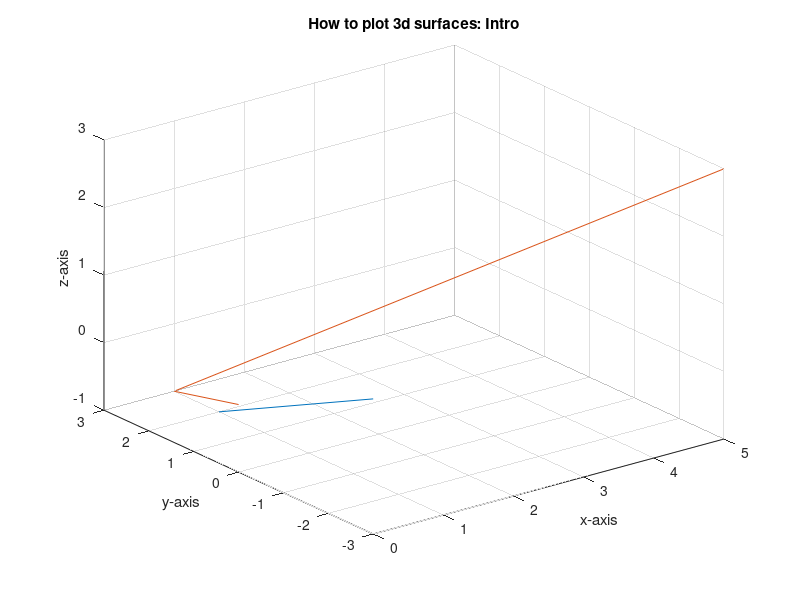
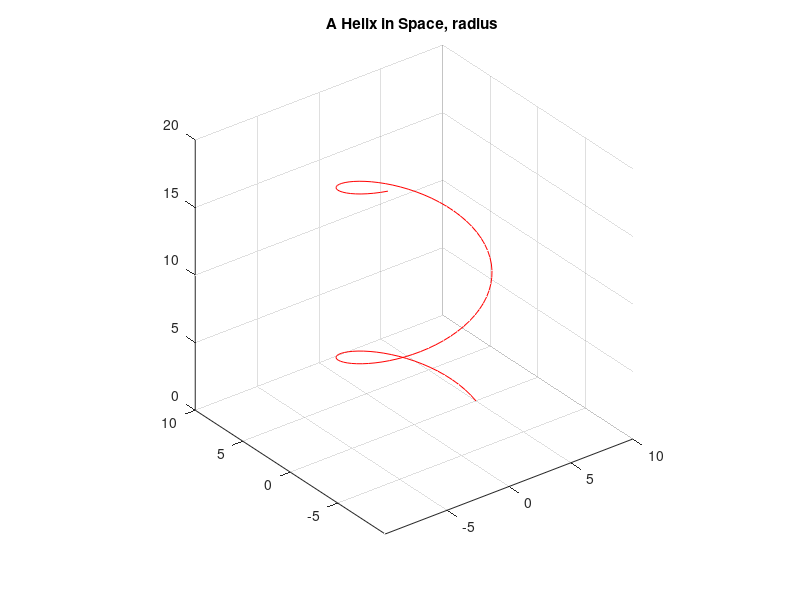
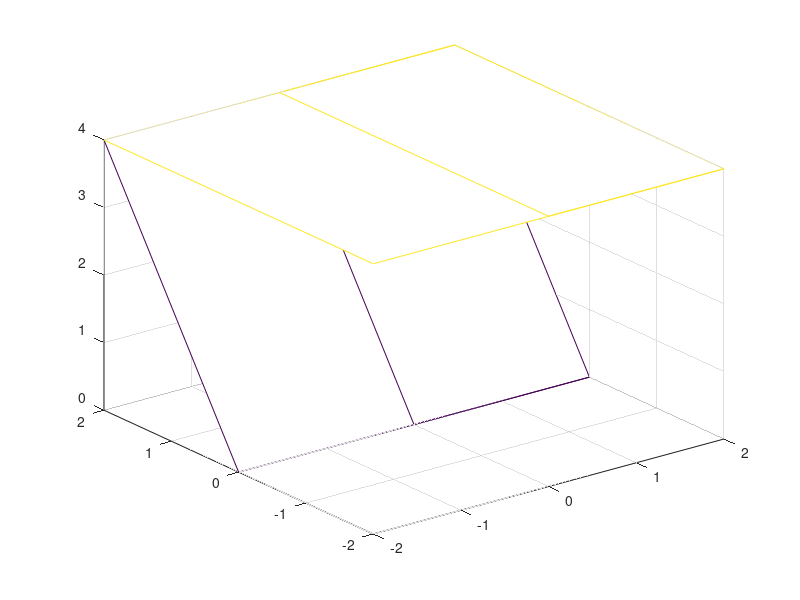
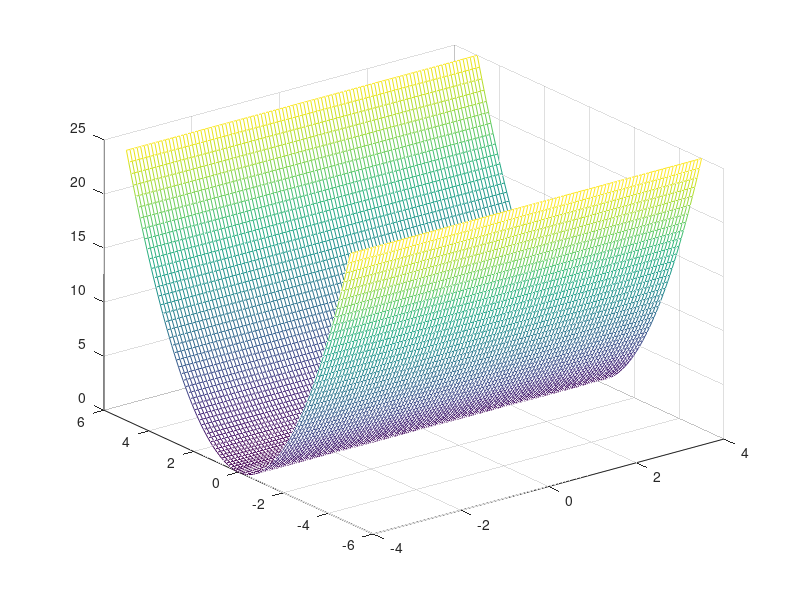

Write the MATLAB code that produced these figures, in order.
% Author: Wikus Jansen van Rensburg
% Last Modified: March 8, 2021
% Description: This program is used to practise
% plotting three dimensional surface in Matlab. 
% This was written during my undergraduate studies in the same
% term that I finished multivariable calculus.

clear 
clc
close all

% Review 2d plots.
% All that this does is plot the points (2,3) and (3,5) and connect
% them with a line.
% x = [2 3]; % This is a vector with x component 2, y component 3.
% y = [3 5];
% figure
% plot(x,y)


% =============================================================
% 3D-LINES.
% =============================================================
% Example 1: Now we plot 2 points in space.
% Similarly, in 3d- we can do the same. But now we are in space R3,
% so we specify points with 3-components.
% We define two points (0,-3,1) and (1,2,-1) and draw a line between them.
x0 = [0 1];   % From x = 0, to x = 1
y0 = [-3 2];  % From y = -3, to y = 2
z0 = [1 -1];  % From z = 1, to z = -1.
% We create a seperate figure.
figure
plot3(x0,y0,z0)
hold on             % I want to plot example 2 on this figure as well.
grid on

title('How to plot 3d surfaces: Intro')
xlabel('x-axis')
ylabel('y-axis')
zlabel('z-axis')
% Studying 3d-plots.

% Example 2: Now we create a line that will go through 3 points.
% Notice that the line starts at the origin.
x1 = [0 1 5];
y1 = [0 3 -3];
z1 = [0 -1 3];

plot3(x1,y1,z1)

% Example 3: Plotting a helix in R3 using parameteric descriptions.
% My parameter is defined over the interval [0,10]
t = linspace(0, 10);
% The three components of a vector valued function.
x3 = 5.*cos(t);
y3 = 5.*sin(t);
z3 = 2.*t;

figure
% hold on
plot3(x3,y3,z3,'r-')
%plot3(x3,y3,z3, 'bo')
% scatter3(x3,y3,z3)
grid on
axis on
axis('equal')
title('A Helix in Space, radius ')

hold off
% =============================================================
% 3D-SURFACES.
% =============================================================

% We start by defining points in the xy-plane.
% The we can

% Example 2.1
% The patch command connects 3 points in space as a triangle.
% We define three points that will be the vertices of our triangle.
x5 = [-1 2 -2];
y5 = [0 2 -1];
z5 = [0 2 0];
figure
patch(x5,y5,z5,'b')
title('Demonstration of how to connect 3 points as a surface')
grid on

% Example 2.2: Using the mesh function.
% 1. Define the domain that we are interested in.
% A. Create the range of vectors that is needed by mesh.
x6 = [0 2 -2];
y6 = [0 2 -2];
% Mesh takes two vectors and returns the 2d version of the vectors.
[X, Y] = meshgrid(x6,y6);
% Now we can use these data points and evaluate a function that
% outputs the height aove the xy-plane.
Z = Y.^2;
mesh(X, Y, Z)   % Notice how low quality our plot is.

% We improve our surface by adding mroe than 3 points.
% Call mesh to create a cartesianproduct called (X x Y)
x7 = linspace(-4,4);
y7 = linspace(-5,5);
[X0, Y0] = meshgrid(x7,y7);

Z0 = Y0.^2;
figure
mesh(X0,Y0,Z0)

% Example 4: 




% Example 5: Plotting a sphere using the parameteric description of 
%            a sphere.
r = 4;
% A parameteric surface has two parameters.
% We use spherical co-ordinates.
theta = linspace(0,2*pi);           % Angle of longtutude [0, 2pi]
phi  = linspace(0,pi);              % Angle of latitude [0, pi]

% Uncomment and play around with limits of parameters.
% phi  = linspace(0,pi./2);              % Angle of latitude [0, pi]

% We need to use the new points Phi and Theta when plotting surfaces.
[Phi,Theta] = meshgrid(phi, theta);

x4 = r.*sin(Phi).*cos(Theta);
y4 = r.*sin(Phi).*sin(Theta);
z4 = r.*cos(Phi);

figure
plot3(x4,y4,z4)
grid on
axis('equal')
